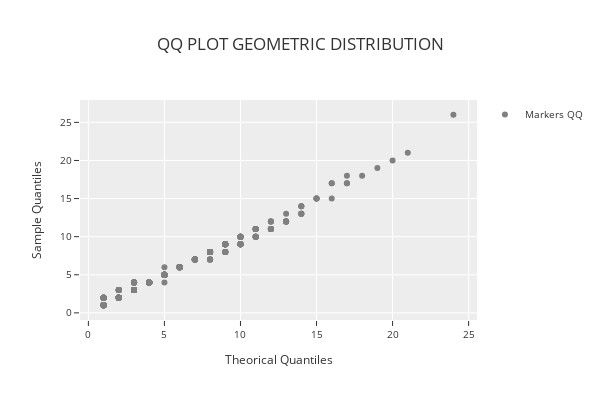

Notebook code for this chart:
### Code cell
phitter.qq_plot("geometric")

### Figure 1 — Plotly figure (JSON) as saved in the notebook; plotly's stock layout.template omitted (floating-point values rounded to 4 significant figures; data arrays with more than 128 entries replaced by an {"elided": "..."} marker saying what was removed)
{"data": [{"marker": {"color": "rgba(128,128,128,1)", "size": 6}, "mode": "markers", "name": "Markers QQ", "showlegend": true, "type": "scatter", "x": {"elided": "2158 int values"}, "y": {"elided": "2158 int values"}}], "layout": {"height": 400, "legend": {"font": {"size": 10}, "orientation": "v", "title": {}, "xanchor": "left", "y": 1, "yanchor": "auto"}, "title": {"text": "QQ PLOT GEOMETRIC DISTRIBUTION"}, "width": 600, "xaxis": {"tickfont": {"size": 10}, "title": {"font": {"size": 12}, "text": "Theorical Quantiles"}}, "yaxis": {"tickfont": {"size": 10}, "title": {"font": {"size": 12}, "text": "Sample Quantiles"}}}}
